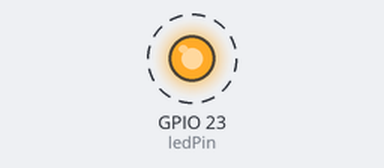
Recording of a sketch running on a simulated ESP32. Shown: output pins drawn as LEDs (lit = HIGH). Dashed ring = blinking.

Above: at 0.2 s.
Timing chart, 0 to 3.0 s (numbered marks = the images above):
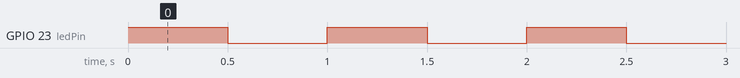

The sketch:

blink.ino
```cpp
/*
Blink an external LED
*/
// ledPin refers to ESP32 GPIO 23
const int ledPin = 23;

// the setup function runs once when you press reset or power the board
void setup() {
  // initialize digital pin ledPin as an output.
  pinMode(ledPin, OUTPUT);
}

// the loop function runs over and over again forever
void loop() {
  digitalWrite(ledPin, HIGH);
  // turn the LED on (HIGH is the voltage level)
  delay(500);
  // wait for a second
  digitalWrite(ledPin, LOW);
  // turn the LED off by making the voltage LOW
  delay(500);
  // wait for a second
}
```

Measured:
- by itself, GPIO 23 (ledPin): alternates HIGH for 0.50 s and LOW for 0.50 s
